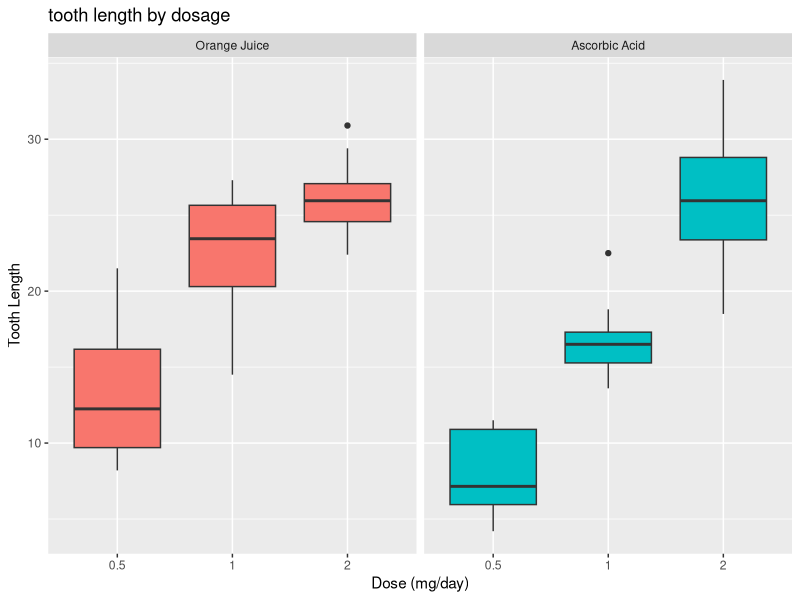

Write the R code that produced this figure.
## ---- chunk 1
library(datasets)
library(ggplot2)
data(ToothGrowth)
str(ToothGrowth)
head(ToothGrowth)
summary(ToothGrowth)
## ---- chunk 2
TG = ToothGrowth
levels(TG$supp) <- c("Orange Juice", "Ascorbic Acid")
ggplot(TG, aes(x=factor(dose), y=len)) + 
  facet_grid(.~supp) +
  geom_boxplot(aes(fill = supp), show_guide = FALSE) +
  labs(title="tooth length by dosage", 
    x="Dose (mg/day)",
    y="Tooth Length")
## ---- chunk 3
t.test(len ~ supp, ToothGrowth)
## ---- chunk 4
t.test(len ~ dose, ToothGrowth[ToothGrowth$dose %in% c(0.5, 1), ])
## ---- chunk 5
t.test(len ~ dose, ToothGrowth[ToothGrowth$dose %in% c(1, 2), ])
